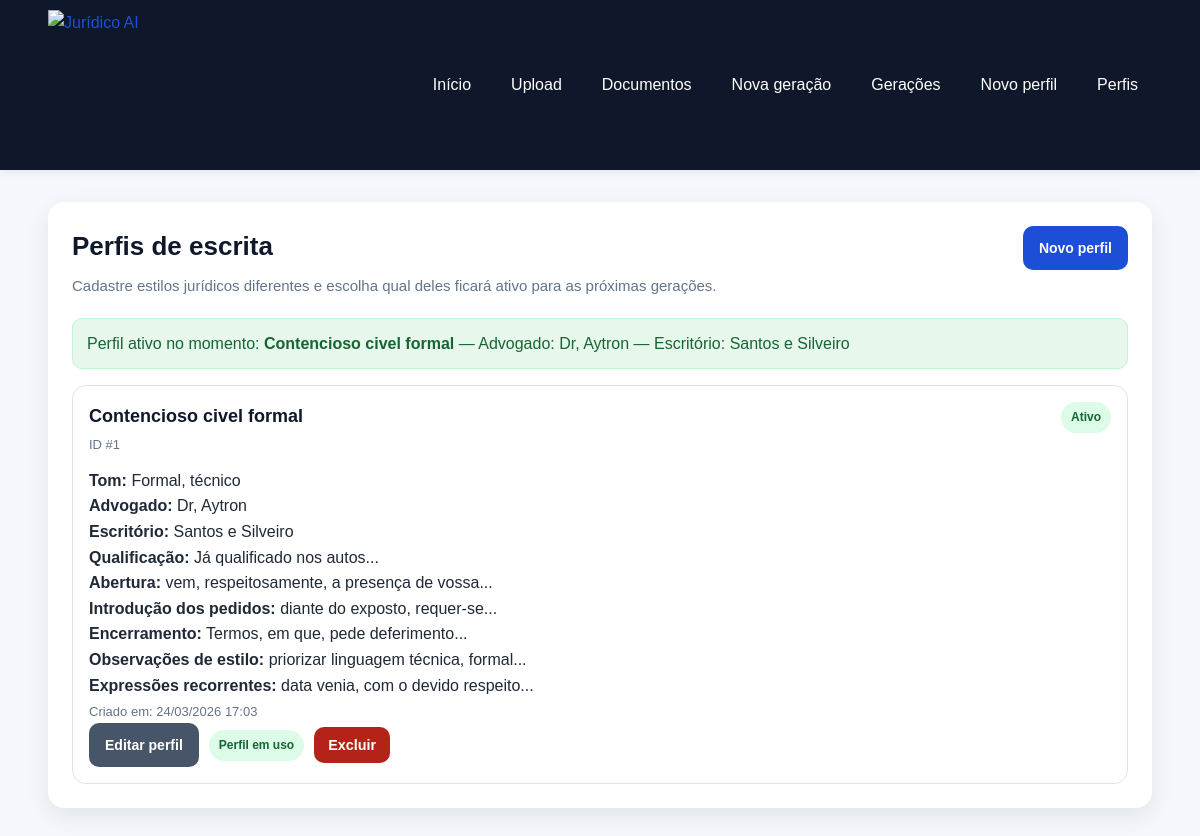
/writing-profiles, run on an earlier commit of the app's database.
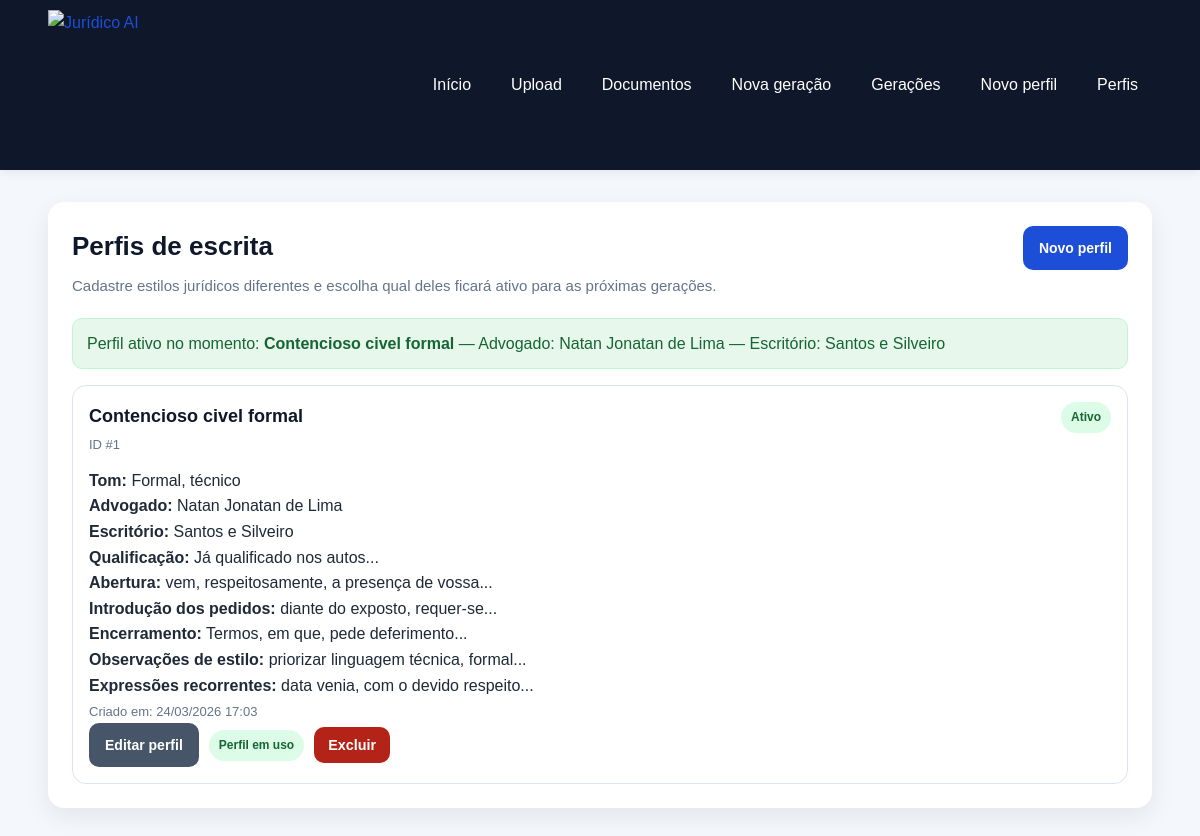
And on a later commit of the database.
### app/models/writing_profile.py (models this page shows)
class WritingProfile(Base):
    __tablename__ = "writing_profiles"
    id = Column(Integer, primary_key=True, index=True)
    profile_name = Column(String(150), nullable=False)
    lawyer_name = Column(String(150), nullable=True)
    office_name = Column(String(200), nullable=True)
    tone = Column(String(100), nullable=False, default="Formal")
    qualification_style = Column(
        Text,
        nullable=True,
        default="já qualificado(a) nos autos ou a ser devidamente qualificado(a)",
    )
    opening_phrase = Column(
        Text,
        nullable=True,
        default="vem, com o devido respeito, à presença de Vossa Excelência, apresentar a presente:",
    )
    closing_phrase = Column(
        Text,
        nullable=True,
        default="Termos em que,\nPede deferimento.",
    )
    request_intro = Column(
        Text,
        nullable=True,
        default="Diante do exposto, requer:",
    )
    legal_style_notes = Column(
        Text,
        nullable=True,
        default="Utilizar linguagem jurídica formal, objetiva e técnica.",
    )
    recurring_expressions = Column(
        Text,
        nullable=True,
        default="data venia; conforme entendimento jurisprudencial; nos termos da legislação aplicável",
    )
    is_active = Column(Boolean, default=False, nullable=False)
    created_at = Column(DateTime(timezone=True), server_default=func.now())

### app/routers/writing_profiles.py (the view)
@router.get("")
def listar_perfis_page(request: Request, db: Session = Depends(get_db)):
    perfis = listar_perfis(db)
    perfil_ativo = buscar_perfil_ativo(db)
    perfis_resumo = []
    for perfil in perfis:
        resumo = montar_resumo_perfil(perfil)
        resumo["qualification_style_preview"] = resumir_texto(resumo["qualification_style"], 80)
        resumo["opening_phrase_preview"] = resumir_texto(resumo["opening_phrase"], 80)
        resumo["request_intro_preview"] = resumir_texto(resumo["request_intro"], 80)
        resumo["closing_phrase_preview"] = resumir_texto(resumo["closing_phrase"], 80)
        resumo["legal_style_notes_preview"] = resumir_texto(resumo["legal_style_notes"], 100)
        resumo["recurring_expressions_preview"] = resumir_texto(resumo["recurring_expressions"], 100)
        perfis_resumo.append(resumo)
    return templates.TemplateResponse(
        "writing_profiles_list.html",
        {
            "request": request,
            "perfis": perfis_resumo,
            "perfil_ativo": perfil_ativo,
            "sucesso": request.query_params.get("sucesso"),
            "erro": request.query_params.get("erro"),
        },
    )

### app/templates/writing_profiles_list.html (shortened to what this page needs)
{% extends "base.html" %}
{% block content %}
<section class="card">
    <div class="cabecalho-pagina">
        <div>
            <h2>Perfis de escrita</h2>
            <p class="texto-suave">
                Cadastre estilos jurídicos diferentes e escolha qual deles ficará ativo para as próximas gerações.
            </p>
        </div>
        <div class="acoes-topo">
            <a class="botao" href="/writing-profiles/create">Novo perfil</a>
        </div>
    </div>
    {% if perfil_ativo %}
        <div class="sucesso">
            Perfil ativo no momento: <strong>{{ perfil_ativo.profile_name }}</strong>
            {% if perfil_ativo.lawyer_name %}
                — Advogado: {{ perfil_ativo.lawyer_name }}
            {% endif %}
            {% if perfil_ativo.office_name %}
                — Escritório: {{ perfil_ativo.office_name }}
            {% endif %}
        </div>
    {% else %}
        <div class="erro">
            Nenhum perfil de escrita está ativo no momento.
        </div>
    {% endif %}
    {% if perfis %}
        <div class="lista-cards">
            {% for perfil in perfis %}
                <div class="mini-card perfil-card">
                    <div class="perfil-card-topo">
                        <div>
                            <h3 class="perfil-titulo">{{ perfil.profile_name }}</h3>
                            <p class="texto-pequeno">ID #{{ perfil.id }}</p>
                        </div>
                        <div>
                            {% if perfil.is_active %}
                                <span class="badge badge-sucesso">Ativo</span>
                            {% else %}
                                <span class="badge badge-neutro">Inativo</span>
                            {% endif %}
                        </div>
                    </div>
                    <p><strong>Tom:</strong> {{ perfil.tone }}</p>
                    <p><strong>Advogado:</strong> {{ perfil.lawyer_name }}</p>
                    <p><strong>Escritório:</strong> {{ perfil.office_name }}</p>
                    <p><strong>Qualificação:</strong> {{ perfil.qualification_style_preview }}</p>
                    <p><strong>Abertura:</strong> {{ perfil.opening_phrase_preview }}</p>
                    <p><strong>Introdução dos pedidos:</strong> {{ perfil.request_intro_preview }}</p>
                    <p><strong>Encerramento:</strong> {{ perfil.closing_phrase_preview }}</p>
                    <p><strong>Observações de estilo:</strong> {{ perfil.legal_style_notes_preview }}</p>
                    <p><strong>Expressões recorrentes:</strong> {{ perfil.recurring_expressions_preview }}</p>
                    <p class="texto-pequeno">
                        Criado em:
                        {{ perfil.created_at.strftime("%d/%m/%Y %H:%M") if perfil.created_at else "-" }}
                    </p>
                    <div class="acoes-topo acoes-perfil">
                        <a class="botao botao-secundario" href="/writing-profiles/{{ perfil.id }}/edit">
                            Editar perfil
                        </a>
                        {% if not perfil.is_active %}
                            <form action="/writing-profiles/{{ perfil.id }}/activate" method="post">
                                <button class="botao" type="submit">Ativar perfil</button>
                            </form>
                        {% else %}
                            <span class="badge badge-sucesso">Perfil em uso</span>
                        {% endif %}
                        <form
                            action="/writing-profiles/{{ perfil.id }}/delete"
                            method="post"
                            onsubmit="return confirm('Tem certeza que deseja excluir este perfil de escrita?');"
                        >
                            <button class="botao-perigo" type="submit">Excluir</button>
                        </form>
                    </div>
                </div>
            {% endfor %}
        </div>
    {% else %}
        <div class="estado-vazio">
            <p>Nenhum perfil de escrita foi cadastrado ainda.</p>
            <a class="botao" href="/writing-profiles/create">Criar primeiro perfil</a>
        </div>
    {% endif %}
</section>
{% endblock %}

### app/templates/base.html (shortened to what this page needs)
<!DOCTYPE html>
<html lang="pt-BR">
<head>
    <link rel="stylesheet" href="{{ url_for('static', path='css/style.css') }}?v=4.5">
</head>
<body>
    <header class="topo">
        <div class="container topo-conteudo">
            <a href="/" class="marca-link">
                <img
                    src="{{ url_for('static', path='img/logo-juridico-ai-sem-fundo.png') }}"
                    alt="Jurídico AI"
                    class="logo-juridico"
    >
            </a>
            <nav class="menu">
                <a href="/">Início</a>
                <a href="/documents/upload">Upload</a>
                <a href="/documents">Documentos</a>
                <a href="/generations/create">Nova geração</a>
                <a href="/generations">Gerações</a>
                <a href="/writing-profiles/create">Novo perfil</a>
                <a href="/writing-profiles">Perfis</a>
            </nav>
        </div>
    </header>
    <main class="container pagina-conteudo">
        {% block content %}{% endblock %}
    </main>
</body>
</html>

### app/static/css/style.css (style rules this page uses)
* { margin: 0; padding: 0; box-sizing: border-box; }
body { font-family: Arial, Helvetica, sans-serif; background: #f4f7fb; color: #1f2937; line-height: 1.6; }
a { color: #1d4ed8; text-decoration: none; }
.container { width: min(1180px, 92%); margin: 0 auto; }
.topo { background: #0f172a; color: #ffffff; padding: 10px 0; box-shadow: 0 2px 10px rgba(0, 0, 0, 0.08); }
.topo-conteudo { display: flex; justify-content: space-between; align-items: center; gap: 24px; flex-wrap: wrap; }
.marca-link { display: flex; align-items: center; text-decoration: none; flex-shrink: 0; }
.logo-juridico { display: block; height: 150px; width: auto; max-width: 100%; }
.menu { display: flex; gap: 12px; flex-wrap: wrap; }
.menu a { color: #ffffff; padding: 10px 14px; border-radius: 8px; transition: background 0.2s ease; }
.pagina-conteudo { padding: 32px 0; }
.card { background: #ffffff; border-radius: 16px; padding: 24px; box-shadow: 0 8px 24px rgba(15, 23, 42, 0.08); margin-bottom: 24px; }
.cabecalho-pagina { display: flex; justify-content: space-between; align-items: flex-start; gap: 16px; flex-wrap: wrap; margin-bottom: 20px; }
.cabecalho-pagina h2 { font-size: 26px; color: #0f172a; margin-bottom: 6px; }
.texto-suave { color: #64748b; font-size: 15px; }
.texto-pequeno { color: #64748b; font-size: 13px; margin-top: 4px; }
.acoes-topo { display: flex; gap: 10px; flex-wrap: wrap; }
.botao, button.botao { display: inline-flex; align-items: center; justify-content: center; background: #1d4ed8; color: #ffffff; border: none; border-radius: 10px; padding: 11px 16px; font-size: 14px; font-weight: bold; cursor: pointer; transition: background 0.2s ease, transform 0.2s ease, opacity 0.2s ease; }
.botao-secundario { background: #475569; }
.botao-perigo { display: inline-flex; align-items: center; justify-content: center; background: #b42318; color: #ffffff; border: none; border-radius: 10px; padding: 10px 14px; font-size: 0.9rem; font-weight: 600; cursor: pointer; transition: 0.2s ease; }
form { display: flex; flex-direction: column; gap: 14px; }
.sucesso { margin-bottom: 16px; padding: 12px 14px; border-radius: 10px; background: #e8f7ec; color: #166534; border: 1px solid #bbf7d0; }
.acoes-perfil { display: flex; align-items: center; gap: 10px; flex-wrap: wrap; }
.acoes-perfil form { margin: 0; }
.badge { display: inline-flex; align-items: center; justify-content: center; padding: 6px 10px; border-radius: 999px; font-size: 12px; font-weight: bold; }
.badge-sucesso { background: #dcfce7; color: #166534; }
.lista-cards { display: grid; grid-template-columns: repeat(auto-fit, minmax(280px, 1fr)); gap: 16px; }
.mini-card { background: #ffffff; border: 1px solid #dbe4f0; border-radius: 14px; padding: 16px; }
.perfil-card-topo { display: flex; justify-content: space-between; align-items: flex-start; gap: 12px; margin-bottom: 12px; }
.perfil-titulo { font-size: 18px; color: #0f172a; }

What changed in the data, as far as the page shows it:
changed WritingProfile "Contencioso civel formal": lawyer_name "Dr, Aytron" → "Natan Jonatan de Lima"
